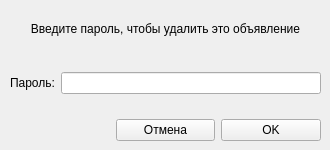
<?xml version="1.0" encoding="UTF-8"?>
<ui version="4.0">
 <class>pass_del</class>
 <widget class="QWidget" name="pass_del">
  <property name="geometry">
   <rect>
    <x>0</x>
    <y>0</y>
    <width>330</width>
    <height>150</height>
   </rect>
  </property>
  <property name="windowTitle">
   <string>Подтверждение</string>
  </property>
  <property name="windowIcon">
   <iconset resource="resources/resources.qrc">
    <normaloff>:/images/ico.png</normaloff>:/images/ico.png</iconset>
  </property>
  <widget class="QWidget" name="verticalLayoutWidget">
   <property name="geometry">
    <rect>
     <x>10</x>
     <y>10</y>
     <width>311</width>
     <height>131</height>
    </rect>
   </property>
   <layout class="QVBoxLayout" name="verticalLayout_2">
    <item>
     <widget class="QLabel" name="label">
      <property name="text">
       <string>Введите пароль, чтобы удалить это объявление</string>
      </property>
      <property name="alignment">
       <set>Qt::AlignCenter</set>
      </property>
     </widget>
    </item>
    <item>
     <layout class="QHBoxLayout" name="horizontalLayout_2">
      <item>
       <widget class="QLabel" name="label_2">
        <property name="minimumSize">
         <size>
          <width>0</width>
          <height>60</height>
         </size>
        </property>
        <property name="text">
         <string>Пароль:</string>
        </property>
       </widget>
      </item>
      <item>
       <widget class="QLineEdit" name="passLineEdit"/>
      </item>
     </layout>
    </item>
    <item>
     <layout class="QHBoxLayout" name="horizontalLayout_3">
      <item>
       <widget class="QLabel" name="label_3">
        <property name="text">
         <string/>
        </property>
       </widget>
      </item>
      <item>
       <widget class="QPushButton" name="CancelPushButton">
        <property name="text">
         <string>Отмена</string>
        </property>
       </widget>
      </item>
      <item>
       <widget class="QPushButton" name="OKPushButton">
        <property name="text">
         <string>OK</string>
        </property>
       </widget>
      </item>
     </layout>
    </item>
   </layout>
  </widget>
 </widget>
 <resources>
  <include location="resources/resources.qrc"/>
 </resources>
 <connections/>
</ui>
